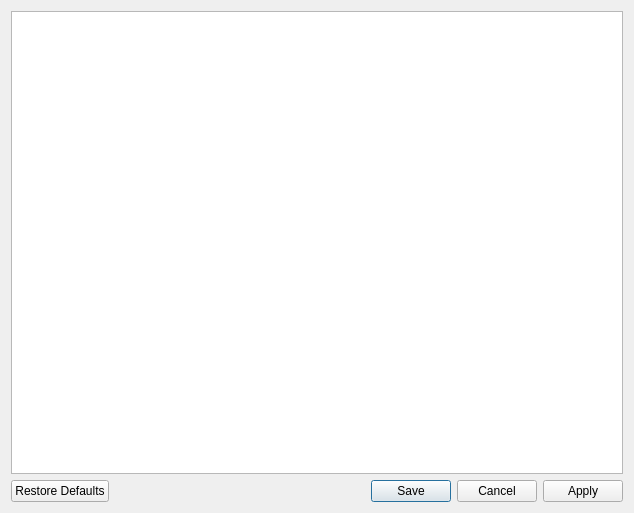
<?xml version="1.0" encoding="UTF-8"?>
<ui version="4.0">
 <class>SettingsDialog</class>
 <widget class="QDialog" name="SettingsDialog">
  <property name="geometry">
   <rect>
    <x>0</x>
    <y>0</y>
    <width>634</width>
    <height>513</height>
   </rect>
  </property>
  <property name="windowTitle">
   <string>Settings</string>
  </property>
  <property name="sizeGripEnabled">
   <bool>false</bool>
  </property>
  <property name="modal">
   <bool>true</bool>
  </property>
  <layout class="QFormLayout" name="formLayout">
   <item row="1" column="0" colspan="2">
    <widget class="QDialogButtonBox" name="button_box">
     <property name="orientation">
      <enum>Qt::Orientation::Horizontal</enum>
     </property>
     <property name="standardButtons">
      <set>QDialogButtonBox::StandardButton::Apply|QDialogButtonBox::StandardButton::Cancel|QDialogButtonBox::StandardButton::RestoreDefaults|QDialogButtonBox::StandardButton::Save</set>
     </property>
     <property name="centerButtons">
      <bool>false</bool>
     </property>
    </widget>
   </item>
   <item row="0" column="0" colspan="2">
    <widget class="QTreeView" name="tree_view">
     <property name="tabKeyNavigation">
      <bool>true</bool>
     </property>
     <property name="alternatingRowColors">
      <bool>true</bool>
     </property>
     <attribute name="headerCascadingSectionResizes">
      <bool>true</bool>
     </attribute>
     <attribute name="headerStretchLastSection">
      <bool>true</bool>
     </attribute>
    </widget>
   </item>
  </layout>
 </widget>
 <resources/>
 <connections>
  <connection>
   <sender>button_box</sender>
   <signal>accepted()</signal>
   <receiver>SettingsDialog</receiver>
   <slot>accept()</slot>
   <hints>
    <hint type="sourcelabel">
     <x>248</x>
     <y>254</y>
    </hint>
    <hint type="destinationlabel">
     <x>157</x>
     <y>274</y>
    </hint>
   </hints>
  </connection>
  <connection>
   <sender>button_box</sender>
   <signal>rejected()</signal>
   <receiver>SettingsDialog</receiver>
   <slot>reject()</slot>
   <hints>
    <hint type="sourcelabel">
     <x>316</x>
     <y>260</y>
    </hint>
    <hint type="destinationlabel">
     <x>286</x>
     <y>274</y>
    </hint>
   </hints>
  </connection>
 </connections>
</ui>
